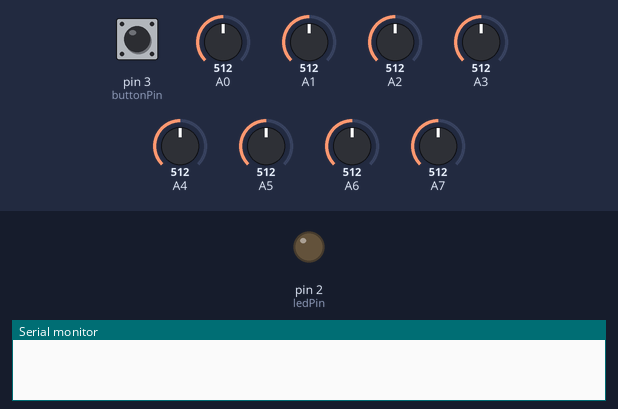
Simulated run of this sketch. Board: Arduino Uno, built with avr-gcc and run on an emulated ATmega328P. On the bench: output pins drawn as LEDs (lit = HIGH), the last lines printed to the serial monitor. The test bench sets the inputs (shaded band); at power-on: pin 3 (buttonPin) HIGH, A0 = 512, A1 = 512, A2 = 512, A3 = 512, A4 = 512, A5 = 512, A6 = 512, A7 = 512.

Above: at 1.2 s.
1.3 s: pin 3 (buttonPin) pulled LOW for 0.15 s
At 1.47 s:
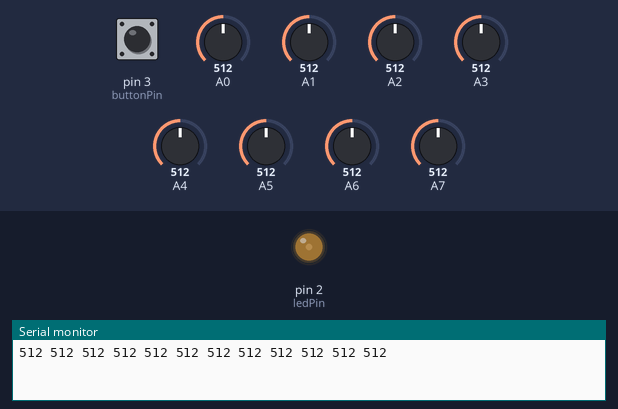
3.0 s: pin 3 (buttonPin) pulled LOW for 1 s
Timing chart, 0 to 6.0 s (numbered marks = the images above; inputs shaded):
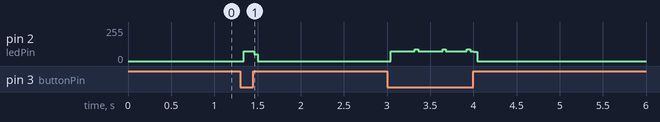

Measured:
- after the input at 1.3 s, pin 2 (ledPin): 0/255 → 74/255 at once, → 0/255 0.12 s later

The sketch:

sensors_button_led.ino
```cpp
#define DELAY 300 // temps entre enregistrement mesures
#define NB_FSR 12 //nombre capteurs de force

int pin_mean[NB_FSR]; // tableau contenant valeurs capteurs
unsigned long prev;
unsigned long time_loop; // temps debut boucle


const int buttonPin = 3;    //pin associe au bouton
const int ledPin =  2;      //pin de la led
int buttonState = 0;        // statut du bouton


/*
    Fonction affichage mesures
*/

void print_data(int fsr) {
  Serial.print(pin_mean[fsr]);
  Serial.print(" ");
}

void setup()
{
  Serial.begin(9600); // initialisation communication serie
  pinMode(buttonPin, INPUT); // initialise comme une entree
  pinMode(ledPin, OUTPUT); // initialise   comme sortie
  prev = millis();
}

void loop()
{
  time_loop = millis();
  buttonState = digitalRead(buttonPin); // lit l'etat du bouton

  if (buttonState == LOW) {
    digitalWrite(ledPin, HIGH); // allume la led
    if (time_loop - prev > DELAY) { // affiche la valeur des capteurs tous les DELAY ms
        for (int fsr = 0; fsr < NB_FSR; fsr++) {
          pin_mean[fsr] = analogRead(fsr);
          print_data(fsr);
        }
    Serial.println("");
    prev = millis();
   }
  }
 digitalWrite(ledPin, LOW); // eteint la led

}
```
